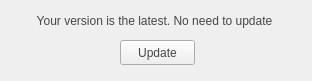
<?xml version="1.0" encoding="UTF-8"?>
<ui version="4.0">
 <class>UpdateDialog</class>
 <widget class="QWidget" name="UpdateDialog">
  <property name="geometry">
   <rect>
    <x>0</x>
    <y>0</y>
    <width>312</width>
    <height>81</height>
   </rect>
  </property>
  <property name="windowTitle">
   <string>Check for updates</string>
  </property>
  <widget class="QLabel" name="updateMsg_Label">
   <property name="geometry">
    <rect>
     <x>19</x>
     <y>10</y>
     <width>271</width>
     <height>21</height>
    </rect>
   </property>
   <property name="styleSheet">
    <string notr="true">color: rgb(70, 70, 70)</string>
   </property>
   <property name="text">
    <string>Your version is the latest. No need to update</string>
   </property>
   <property name="alignment">
    <set>Qt::AlignCenter</set>
   </property>
  </widget>
  <widget class="QPushButton" name="updateButton">
   <property name="geometry">
    <rect>
     <x>120</x>
     <y>40</y>
     <width>75</width>
     <height>25</height>
    </rect>
   </property>
   <property name="styleSheet">
    <string notr="true">color: rgb(70, 70, 70)</string>
   </property>
   <property name="text">
    <string>Update</string>
   </property>
  </widget>
 </widget>
 <layoutdefault spacing="6" margin="11"/>
 <resources/>
 <connections/>
</ui>
